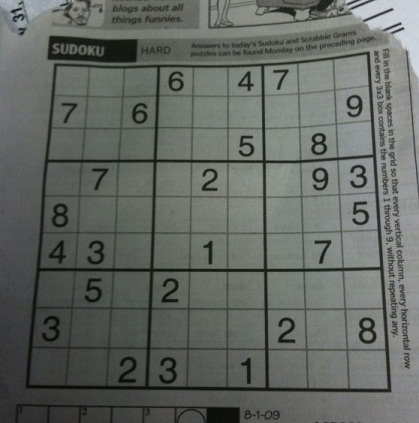
#> input picture data/sudoku/sudoku1.jpg, 419 x 423 px
$ jupyter execute --allow-errors model_evaluation.ipynb   (shell and % lines are left out)   (older library calls are emulated)
#> lines starting #> are read from the running program, lines starting #| are printed output that depends on the picture; after the words box and inside, x2 and y2 are one past the last pixel; in counts of white or black regions, pixels touching at a corner belong together; pictures that were not available may be replaced by others from this repository, and a replacement may not be noted
[cell 1]
import numpy as np
import cv2
import matplotlib.image as mpimg
import matplotlib.pyplot as plt
import skimage
import scipy
import os
import queue
import scipy.ndimage
import datetime
import random as rd
from skimage.transform import SimilarityTransform, warp
from skimage import transform
from pylab import *
from scipy import signal
from scipy import *
from PIL import Image
import keras
from keras.datasets import mnist
from keras import models
from keras import layers
from keras.utils import to_categorical
from keras.models import load_model

[cell 2]
def ReadImage(path, discard=20):
    img = cv2.imread(path)
    gray = cv2.cvtColor(img, cv2.COLOR_BGR2GRAY)
    return img[discard:-discard, discard:-discard, :], gray[discard:-discard, discard:-discard]

[cell 3]
def ShowImage(img, cmap=None):
    fig = plt.figure(dpi=150)
    a = fig.add_subplot(1, 1, 1)
    a.axes.get_xaxis().set_ticks([])
    a.axes.get_yaxis().set_ticks([])
    imgplot = plt.imshow(img, cmap=cmap)

[cell 4]
def DFS(cells, row, col, grid, row_idx=0):
    for i in range(row_idx, 9):
        for j in range(9):
            if cells[i][j] == 0:
                grid_x, grid_y = i // 3, j // 3
                next_row_idx = row_idx + 1 if j == 8 else row_idx
                for k in range(1, 10):
                    if not row[i][k] and not col[j][k] and not grid[grid_x][grid_y][k]:
                        row[i][k] = True
                        col[j][k] = True
                        grid[grid_x][grid_y][k] = True
                        cells[i][j] = k

                        if DFS(cells, row, col, grid, next_row_idx):
                            return True

                        row[i][k] = False
                        col[j][k] = False
                        grid[grid_x][grid_y][k] = False
                        cells[i][j] = 0
                return False
    return True

def SolveSudoku(arr):
    row = np.zeros((10, 10), dtype=np.bool_)
    col = np.zeros((10, 10), dtype=np.bool_)
    grid = np.zeros((3, 3, 10), dtype=np.bool_)

    for i in range(9):
        for j in range(9):
            if arr[i][j] != 0:
                if row[i][arr[i][j]] or col[j][arr[i][j]] or grid[i // 3][j // 3][arr[i][j]]:
                    return False
                row[i][arr[i][j]] = True
                col[j][arr[i][j]] = True
                grid[i // 3][j // 3][arr[i][j]] = True

    return DFS(arr, row, col, grid)

[cell 5]
def GetContours(canny_edges):
    img, contours, hierarchy = cv2.findContours(canny_edges, cv2.RETR_EXTERNAL, cv2.CHAIN_APPROX_SIMPLE)
    contours = [(cv2.convexHull(cont), cv2.contourArea(cv2.convexHull(cont))) for cont in contours]
    contours.sort(key=lambda x: x[1], reverse=True)
    return [contours[0][0]]

[cell 6]
def ExtractSudokuCells(img, img_gray):
    # Preprocess gray image to binary (only white or black)
    k = np.zeros((11, 11))
    k[:, :] = 1.0 / 121
    m = scipy.ndimage.convolve(img_gray, k, mode='mirror')
    img_gray_bin = cv2.GaussianBlur(img_gray, (3, 3), 0)
    img_gray_bin = np.where(img_gray_bin > m - 20.0, 255, 0).astype(np.uint8)
    ShowImage(img_gray_bin, cmap='gray')

    edges = cv2.Canny(img_gray_bin, 50, 100)
    ShowImage(edges, cmap='gray')

    # Generate contours
    contours = GetContours(edges)
    img_cont = cv2.drawContours(np.copy(img), contours, -1, (0, 255, 0), 3)
    ShowImage(img_cont)

    # Get poly corners from contours
    for i in range(1, 1000):
        epsilon = i * 0.001 * cv2.arcLength(contours[0], True)
        approx = cv2.approxPolyDP(contours[0], epsilon, True)
        if len(approx) <= 4:
            approx = np.array([n[0] for n in approx]).astype(np.float32)
            break

    x_idx = np.argsort(approx[:, 0])
    first_2_x = approx[x_idx[:2], :]
    y_idx = np.argsort(first_2_x[:, 1])
    p00, p01 = x_idx[y_idx]
    last_2_x = approx[x_idx[2:], :]
    y_idx = np.argsort(last_2_x[:, 1]) + 2
    p10, p11 = x_idx[y_idx]

    approx = approx[[p00, p10, p11, p01], :]

    MARGIN_SIZE = 6

    # solve transformation
    h = np.array([[0, 0], [449, 0], [449, 449], [0, 449]]).astype(np.float32)
    transform = cv2.getPerspectiveTransform(approx, h)
    warp = cv2.cvtColor(cv2.warpPerspective(img, transform, (450 + MARGIN_SIZE, 450 + MARGIN_SIZE)), cv2.COLOR_BGR2GRAY)
    ShowImage(warp, cmap='gray')

    # Get cells
    cells = []
    for i in range(9):
        for j in range(9):
            x1, y1 = i * 50, (i + 1) * 50 + MARGIN_SIZE
            x2, y2 = j * 50, (j + 1) * 50 + MARGIN_SIZE
            cells.append(warp[x1:y1, x2:y2])

    return cells

[cell 7]
def ExtractConnectedComponent(img, size):
    MAN_DIST = 6
    dx = [0, 0, -1, 1, 1, 1, -1, -1]
    dy = [-1, 1, 0, 0, 1, -1, 1, -1]
    st_x, st_y = None, None

    explored_set = set()
    explored_set.add((size // 2, size // 2))
    que = queue.Queue()
    que.put((size // 2, size // 2))
    while not que.empty():
        pos_x, pos_y = que.get()
        if not abs(img[pos_x, pos_y]) < 1e-4: # not zero
            st_x, st_y = pos_x, pos_y
            break

        for i in range(4):
            x, y = pos_x + dx[i], pos_y + dy[i]
            if x >= 0 and x < size and y >= 0 and y < size and \
                    abs(x - size // 2) + abs(y - size // 2) < MAN_DIST and (x, y) not in explored_set:
                explored_set.add((x, y))
                que.put((x, y))

    if st_x is None:
        return None

    explored_set = set()
    explored_set.add((st_x, st_y))
    que = queue.Queue()
    que.put((st_x, st_y))

    avg_x, avg_y = 0.0, 0.0

    while not que.empty():
        pos_x, pos_y = que.get()
        avg_x += pos_x
        avg_y += pos_y

        for i in range(8):
            x, y = pos_x + dx[i], pos_y + dy[i]
            if x >= 0 and x < size and y >= 0 and y < size and abs(img[x, y] - 1) < 1e-4 and (x, y) not in explored_set:
                explored_set.add((x, y))
                que.put((x, y))

    if len(explored_set) < 10:
        return None

    avg_x = int(avg_x / len(explored_set))
    avg_y = int(avg_y / len(explored_set))
    pic = np.zeros((size, size))
    for (x, y) in explored_set:
        xx, yy = x + (size // 2 - avg_x), y + (size // 2 - avg_y)
        if xx >= 0 and xx < size and yy >= 0 and yy < size:
            pic[xx, yy] = 1.0
    return pic

[cell 8]
def preprocess_cells(cells):
    CELL_SIZE = 28


    x = np.array(cells) / 255.0
    x = transform.resize(x, (len(cells), CELL_SIZE, CELL_SIZE, 1))

    for i in range(x.shape[0]):
        tmp = np.copy(x[i, :, :, 0])
        k = np.zeros((7, 7))
        k[:, :] = 1.0 / 49
        m = scipy.ndimage.convolve(tmp, k, mode='mirror')
        x[i, :, :, 0] = np.where(tmp > m - 0.05, 1.0, 0.0)

    for i in range(x.shape[0]):
        a, b = x.shape[1], x.shape[2]
        for j in range(3):
            x[i, j, :, 0] = 1.0
            x[i, a - j - 1, :, 0] = 1.0
            x[i, :, j, 0] = 1.0
            x[i, :, b - j - 1, 0] = 1.0
        #x[i, :, :, 0] = cv2.GaussianBlur(x[i, :, :, 0], (3, 3), 0)
    x = 1 - x

    for i in range(x.shape[0]):
        tmp = ExtractConnectedComponent(x[i, :, :, 0], CELL_SIZE)
        if tmp is not None:
            x[i, :, :, 0] = tmp
        else:
            x[i, :, :, 0] = np.zeros((CELL_SIZE, CELL_SIZE))

    fig = plt.figure(dpi=150)
    for i in range(9):
        for j in range(9):

            a = fig.add_subplot(9, 9, i * 9 + j + 1)

            plt.imshow(x[i * 9 + j, :, :, 0], cmap='gray')
    plt.show()
    return x

def predict(x, model_path):
    model = load_model(model_path)

    results = model.predict(x)
    results = np.argmax(results, axis=1)

    for i in range(x.shape[0]):
        m = np.mean(x[i, 4:24, 4:24, 0])
        if m < 0.005:
            results[i] = 0
    return results

[cell 9]
arr_solution = {
    "data/sudoku/sudoku1.jpg":
    [
        [0, 0, 0, 6, 0, 4, 7, 0, 0],
        [7, 0, 6, 0, 0, 0, 0, 0, 9],
        [0, 0, 0, 0, 0, 5, 0, 8, 0],
        [0, 7, 0, 0, 2, 0, 0, 9, 3],
        [8, 0, 0, 0, 0, 0, 0, 0, 5],
        [4, 3, 0, 0, 1, 0, 0, 7, 0],
        [0, 5, 0, 2, 0, 0, 0, 0, 0],
        [3, 0, 0, 0, 0, 0, 2, 0, 8],
        [0, 0, 2, 3, 0, 1, 0, 0, 0],
    ],
    "data/sudoku/sudoku9.jpg":
    [
        [0, 0, 0, 0, 6, 0, 0, 0, 2],
        [4, 0, 0, 0, 1, 5, 6, 0, 0],
        [0, 0, 0, 7, 0, 0, 0, 9, 0],
        [0, 0, 0, 6, 0, 0, 1, 0, 7],
        [0, 7, 0, 0, 0, 0, 0, 8, 0],
        [3, 0, 6, 0, 0, 9, 0, 0, 0],
        [0, 5, 0, 0, 0, 8, 0, 0, 0],
        [0, 0, 1, 4, 9, 0, 0, 0, 3],
        [8, 0, 0, 0, 5, 0, 0, 0, 0],
    ],
    "data/sudoku/sudoku3.png":
    [
        [0, 0, 0, 6, 0, 4, 7, 0, 0],
        [7, 0, 6, 0, 0, 0, 0, 0, 9],
        [0, 0, 0, 0, 0, 5, 0, 8, 0],
        [0, 7, 0, 0, 2, 0, 0, 9, 3],
        [8, 0, 0, 0, 0, 0, 0, 0, 5],
        [4, 3, 0, 0, 1, 0, 0, 7, 0],
        [0, 5, 0, 2, 0, 0, 0, 0, 0],
        [3, 0, 0, 0, 0, 0, 2, 0, 8],
        [0, 0, 2, 3, 0, 1, 0, 0, 0],
    ],
    "data/sudoku/sudoku4.png":
    [
        [0, 0, 0, 6, 0, 4, 7, 0, 0],
        [7, 0, 6, 0, 0, 0, 0, 0, 9],
        [0, 0, 0, 0, 0, 5, 0, 8, 0],
        [0, 7, 0, 0, 2, 0, 0, 9, 3],
        [8, 0, 0, 0, 0, 0, 0, 0, 5],
        [4, 3, 0, 0, 1, 0, 0, 7, 0],
        [0, 5, 0, 2, 0, 0, 0, 0, 0],
        [3, 0, 0, 0, 0, 0, 2, 0, 8],
        [0, 0, 2, 3, 0, 1, 0, 0, 0],
    ],
    "data/sudoku/sudoku2.jpg":
    [
        [4, 3, 7, 0, 6, 8, 0, 0, 0],
        [0, 0, 0, 3, 0, 0, 8, 0, 7],
        [0, 8, 0, 0, 0, 5, 0, 6, 0],
        [0, 4, 0, 0, 0, 1, 0, 0, 0],
        [8, 0, 3, 0, 5, 0, 6, 0, 9],
        [0, 0, 0, 6, 0, 0, 0, 3, 0],
        [0, 1, 0, 5, 0, 0, 0, 9, 0],
        [7, 0, 5, 0, 0, 6, 0, 0, 0],
        [0, 0, 0, 9, 8, 0, 1, 5, 6],
    ],
     "data/sudoku/sudoku6.jpg":
    [
        [5, 0, 0, 0, 2, 8, 0, 9, 0],
        [9, 0, 8, 3, 0, 0, 6, 0, 0],
        [0, 0, 0, 0, 0, 0, 3, 0, 2],
        [0, 0, 0, 2, 0, 0, 0, 0, 0],
        [3, 7, 0, 8, 0, 1, 0, 2, 9],
        [0, 0, 0, 0, 0, 6, 0, 0, 0],
        [7, 0, 9, 0, 0, 0, 0, 0, 0],
        [0, 0, 4, 0, 0, 2, 7, 0, 6],
        [0, 8, 0, 1, 5, 0, 0, 0, 3],
    ],
     "data/sudoku/sudoku8.jpg":
    [
        [0, 3, 9, 1, 0, 0, 0, 0, 0],
        [4, 0, 8, 0, 6, 0, 0, 0, 2],
        [2, 0, 0, 5, 8, 0, 7, 0, 0],
        [8, 0, 0, 0, 0, 0, 0, 0, 0],
        [0, 2, 0, 0, 0, 9, 0, 0, 0],
        [3, 0, 6, 0, 0, 0, 0, 4, 9],
        [0, 0, 0, 0, 1, 0, 0, 3, 0],
        [0, 4, 0, 3, 0, 0, 0, 0, 8],
        [7, 8, 0, 0, 0, 0, 4, 0, 0],
    ]


}

[cell 10]
filepaths = ['data/sudoku/sudoku1.jpg', 'data/sudoku/sudoku2.jpg', 'data/sudoku/sudoku3.png',
             'data/sudoku/sudoku4.png', 'data/sudoku/sudoku6.jpg', 'data/sudoku/sudoku9.jpg']

[cell 11]
def get_cells(filepath, model=''):
    img, img_gray = ReadImage(filepath)

    cells = ExtractSudokuCells(img, img_gray)
    fig = plt.figure(dpi=150)
    for i in range(9):
        for j in range(9):
            a = fig.add_subplot(9, 9, i * 9 + j + 1)
            plt.imshow(cells[i * 9 + j], cmap='gray')
    plt.show()

    return cells

    arr = RecognizeDigit(model, cells)
    for i in range(9):
        for j in range(9):
            print(arr[i * 9 + j], end=' ')

        print()

    print()
    return arr

processed_cells_dict = {}
for filepath in filepaths:
    print(filepath)
    cells = get_cells(filepath)
#> in ReadImage, img is the input picture: shape (423, 419, 3); mean B, G, R 98.9, 103.6, 99.4
#> in get_cells, `img, img_gray = ReadImage(filepath)`:
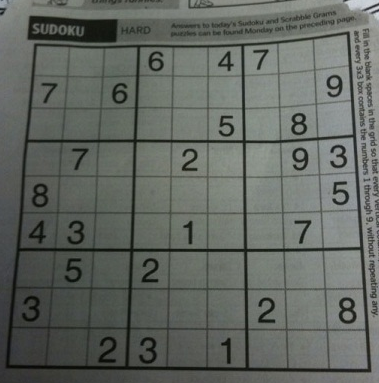
#> img: shape (383, 379, 3); mean of channels 0, 1, 2 97.1, 102.7, 98; drawn as B, G, R
#> in ExtractSudokuCells, `m = scipy.ndimage.convolve(img_gray, k, mode='mirror')`:
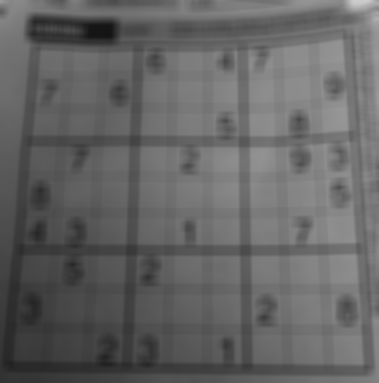
#> m: shape (383, 379); min 20, max 204, mean 100.2
#> in ExtractSudokuCells, `img_gray_bin = np.where(img_gray_bin > m - 20.0, 255, 0).astype(np.uin..`:
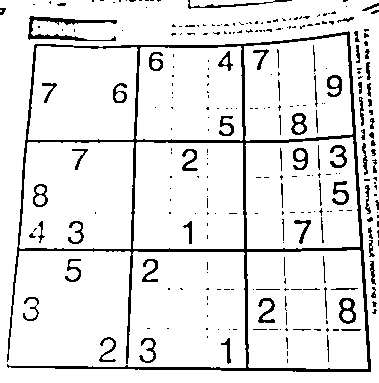
#> img_gray_bin: shape (383, 379); 90.1% white; 283 black regions (207 under 20 px), largest, box (x1, y1, x2, y2) and area: (7, 31, 371, 372) 7192, (28, 16, 117, 41) 635, (339, 298, 356, 324) 218
#> in ExtractSudokuCells, `edges = cv2.Canny(img_gray_bin, 50, 100)`:
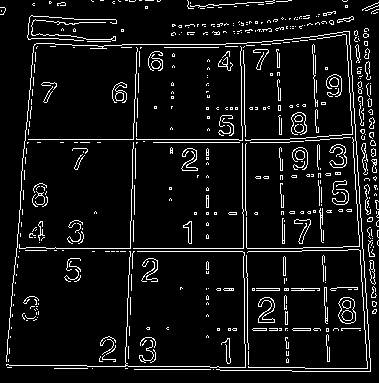
#> edges: shape (383, 379); 7.6% white in thin lines or dots
#> in GetContours, `img, contours, hierarchy = cv2.findContours(canny_edges, cv2.RETR_EXTE..`: contours = 483 contours, 460 with area under 20; largest, box (x1, y1, x2, y2) and area: (338, 297, 356, 324) 360, (258, 297, 275, 323) 179, (183, 221, 192, 244) 81, (369, 260, 376, 285) 80, (295, 150, 305, 160) 69
#> in GetContours, `contours = [(cv2.convexHull(cont), cv2.contourArea(cv2.convexHull(cont..`: contours = 483 items, first 6: ([[213, 369]], 0), ([[210, 369], [134, 369]], 0), ([[127, 368], [125, 368]], 0), ([[92, 368]], 0), ([[87, 368], [54, 368]], 0), ([[11, 367], [7, 367]], 0)
#> in ExtractSudokuCells, `contours = GetContours(edges)`: contours = 1 contour; box (x1, y1, x2, y2) and area: (6, 31, 371, 372) 112950
#> in ExtractSudokuCells, `img_cont = cv2.drawContours(np.copy(img), contours, -1, (0, 255, 0), 3)`:
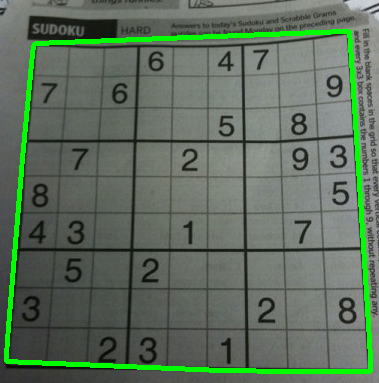
#> img_cont: shape (383, 379, 3); mean of channels 0, 1, 2 93.8, 110.9, 94.6; drawn as B, G, R
#> the loop in ExtractSudokuCells, `for i in range(1, 1000):` made 3 passes
#> (epsilon, approx) on pass 3: (4.02, [[370, 371], [6, 361], [34, 44], [349, 31]])
#> epsilon on passes 1 to 2: 1.34, 2.68
#> in ExtractSudokuCells, `x_idx = np.argsort(approx[:, 0])`: x_idx = [1, 2, 3, 0]
#> in ExtractSudokuCells, `first_2_x = approx[x_idx[:2], :]`: first_2_x = [[6, 361], [34, 44]]
#> in ExtractSudokuCells, `y_idx = np.argsort(first_2_x[:, 1])`: y_idx = [1, 0]
#> in ExtractSudokuCells, `p00, p01 = x_idx[y_idx]`: p00 = 2; p01 = 1
#> in ExtractSudokuCells, `last_2_x = approx[x_idx[2:], :]`: last_2_x = [[349, 31], [370, 371]]
#> in ExtractSudokuCells, `y_idx = np.argsort(last_2_x[:, 1]) + 2`: y_idx = [2, 3]
#> in ExtractSudokuCells, `p10, p11 = x_idx[y_idx]`: p10 = 3; p11 = 0
#> in ExtractSudokuCells, `approx = approx[[p00, p10, p11, p01], :]`: approx = [[34, 44], [349, 31], [370, 371], [6, 361]]
#> in ExtractSudokuCells, `h = np.array([[0, 0], [449, 0], [449, 449], [0, 449]]).astype(np.float..`: h = [[0, 0], [449, 0], [449, 449], [0, 449]]
#> in ExtractSudokuCells, `transform = cv2.getPerspectiveTransform(approx, h)`: transform = [[1.58, 0.139, -59.68], [0.0696, 1.69, -76.56], [0.000244, 0.000511, 1]]
#> in ExtractSudokuCells, `warp = cv2.cvtColor(cv2.warpPerspective(img, transform, (450 + MARGIN_..`:
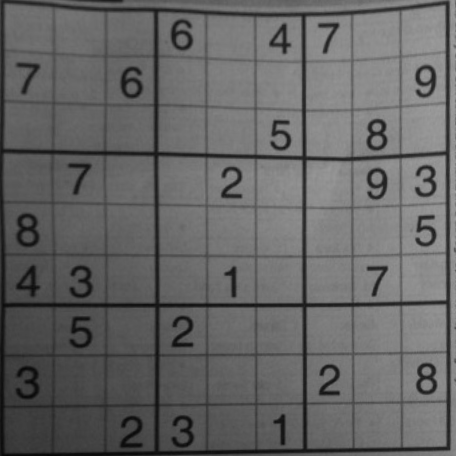
#> warp: shape (456, 456); min 6, max 159, mean 101.4
#> after the loop in ExtractSudokuCells, `for i in range(9):`: cells = 81 items
#> in get_cells, `plt.show()`:
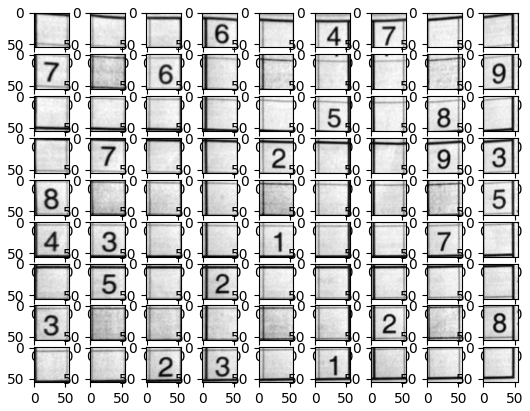
#> figure drawn by matplotlib, 81 panels
#> cells = 81 items
    processed_cells = preprocess_cells(cells)
#> the loop in preprocess_cells, `for i in range(x.shape[0]):` made 81 passes
#> pass 1, in preprocess_cells, `m = scipy.ndimage.convolve(tmp, k, mode='mirror')`:
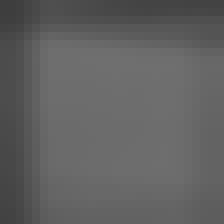
#> m: shape (28, 28) float64 (shown 8 times larger); min 0.244, max 0.437, mean 0.382
#> after the loop in preprocess_cells, `for i in range(x.shape[0]):`:
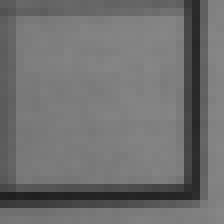
#> tmp: shape (28, 28) float64 (shown 8 times larger); min 0.125, max 0.529, mean 0.441
#> in preprocess_cells, `plt.show()`:
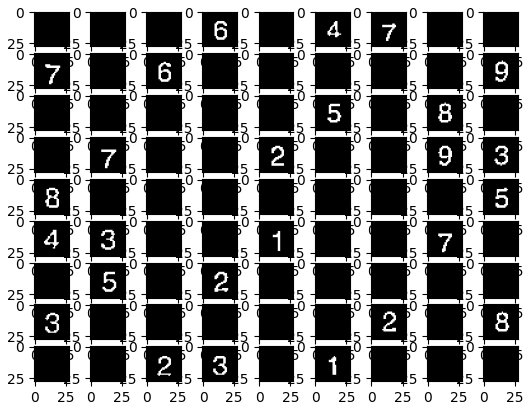
#> figure drawn by matplotlib, 81 panels
    processed_cells_dict[filepath] = processed_cells
#> pass 2 of the loop `for filepath in filepaths:`:
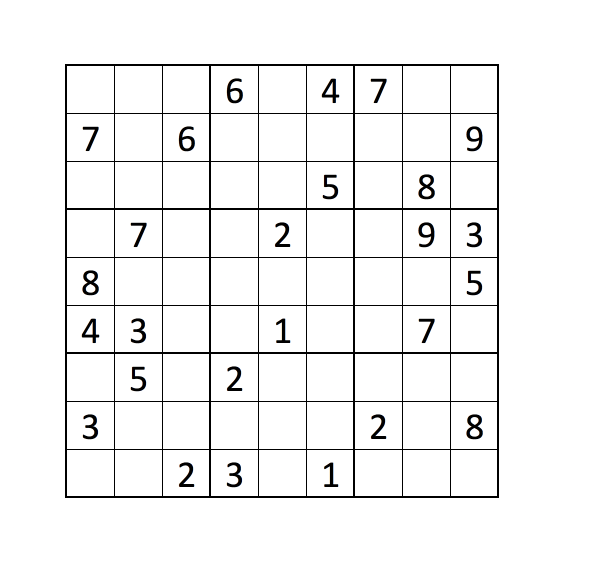
#> input picture data/sudoku/sudoku2.png, 1216 x 1128 px, given in place of sudoku2.jpg, which was not available (shown at 1/2 size)
#> in ReadImage, img is the input picture: shape (1128, 1216, 3); mean B, G, R 242.9, 242.8, 242.9
#> gray: shape (1128, 1216)
#> img: shape (1088, 1176, 3)
#> img_gray: shape (1088, 1176)
#> in ExtractSudokuCells (call 2), `edges = cv2.Canny(img_gray_bin, 50, 100)`:
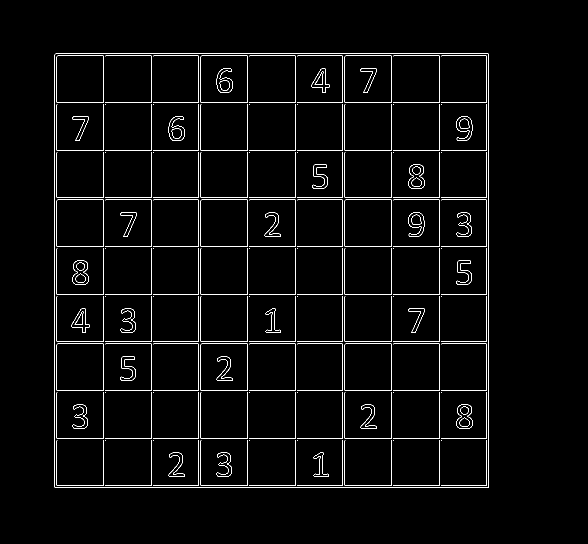
#> edges: shape (1088, 1176) (shown at 1/2 size); 2.3% white in thin lines or dots, all inside (x1, y1, x2, y2) = (109, 107, 978, 976)
#> in ExtractSudokuCells (call 2), `contours = GetContours(edges)`: contours = 1 item
#> img_cont: shape (1088, 1176, 3)
#> the loop in ExtractSudokuCells (call 2), `for i in range(1, 1000):` made 1 pass
#> (epsilon, approx) on pass 1: (3.47, [[976, 107], [977, 975], [110, 975], [109, 109]])
#> x_idx = [3, 2, 0, 1]
#> first_2_x = [[109, 109], [110, 975]]
#> in ExtractSudokuCells (call 2), `y_idx = np.argsort(first_2_x[:, 1])`: y_idx = [0, 1]
#> p00 = 3; p01 = 2
#> last_2_x = [[976, 107], [977, 975]]
#> in ExtractSudokuCells (call 2), `y_idx = np.argsort(last_2_x[:, 1]) + 2`: y_idx = [2, 3]
#> p10 = 0; p11 = 1
#> in ExtractSudokuCells (call 2), `approx = approx[[p00, p10, p11, p01], :]`: approx = [[109, 109], [976, 107], [977, 975], [110, 975]]
#> transform = [[0.519, -0.0006, -56.53], [0.0012, 0.519, -56.66], [2.66e-06, -6.15e-09, 1]]
#> in preprocess_cells (call 2), `plt.show()`:
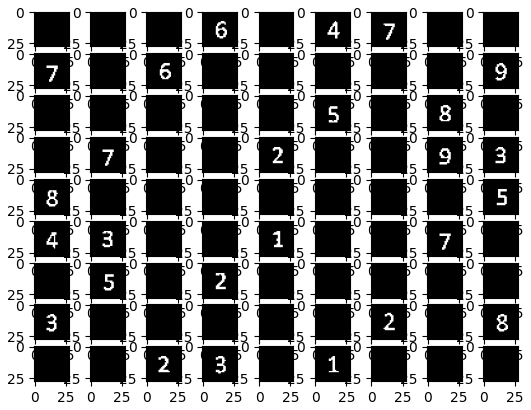
#> figure drawn by matplotlib, 81 panels
#> pass 3 of the loop `for filepath in filepaths:`:
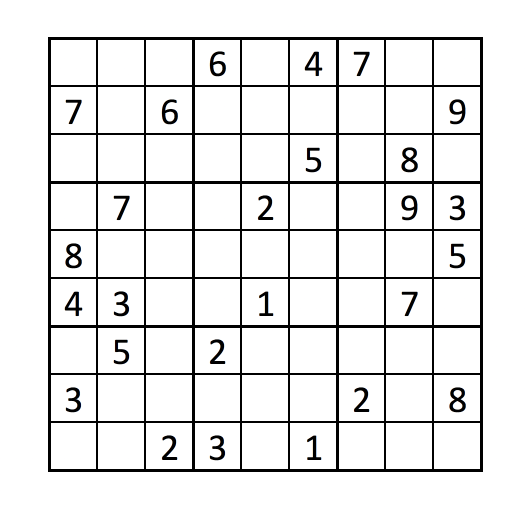
#> input picture data/sudoku/sudoku3.png, 1054 x 1018 px (shown at 1/2 size)
#> in ReadImage, img is the input picture: shape (1018, 1054, 3); mean B, G, R 231.6, 231.5, 231.6
#> gray: shape (1018, 1054)
#> img: shape (978, 1014, 3)
#> img_gray: shape (978, 1014)
#> edges: shape (978, 1014); 3.9% white in thin lines or dots, all inside (x1, y1, x2, y2) = (75, 53, 946, 924)
#> img_cont: shape (978, 1014, 3)
#> the loop in preprocess_cells (call 3), `for i in range(x.shape[0]):` made 81 passes
#> pass 2, in preprocess_cells (call 3), `tmp = np.copy(x[i, :, :, 0])`:
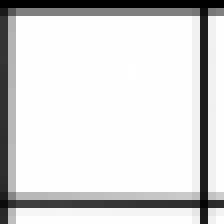
#> tmp: shape (28, 28) float64 (shown 8 times larger); min 1.41e-05, max 1, mean 0.84
#> the loop made 6 passes; the first 3 are shown
